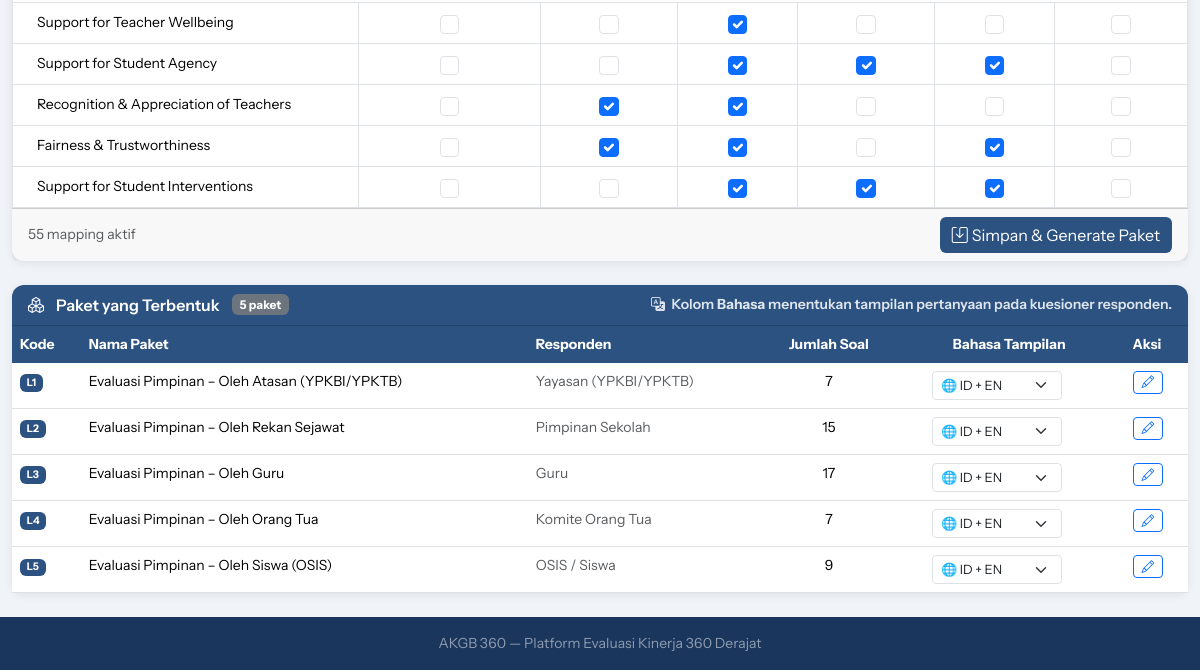
/demo/admin/matrix.php (signed in, lower part), run on an earlier commit of the app's database.
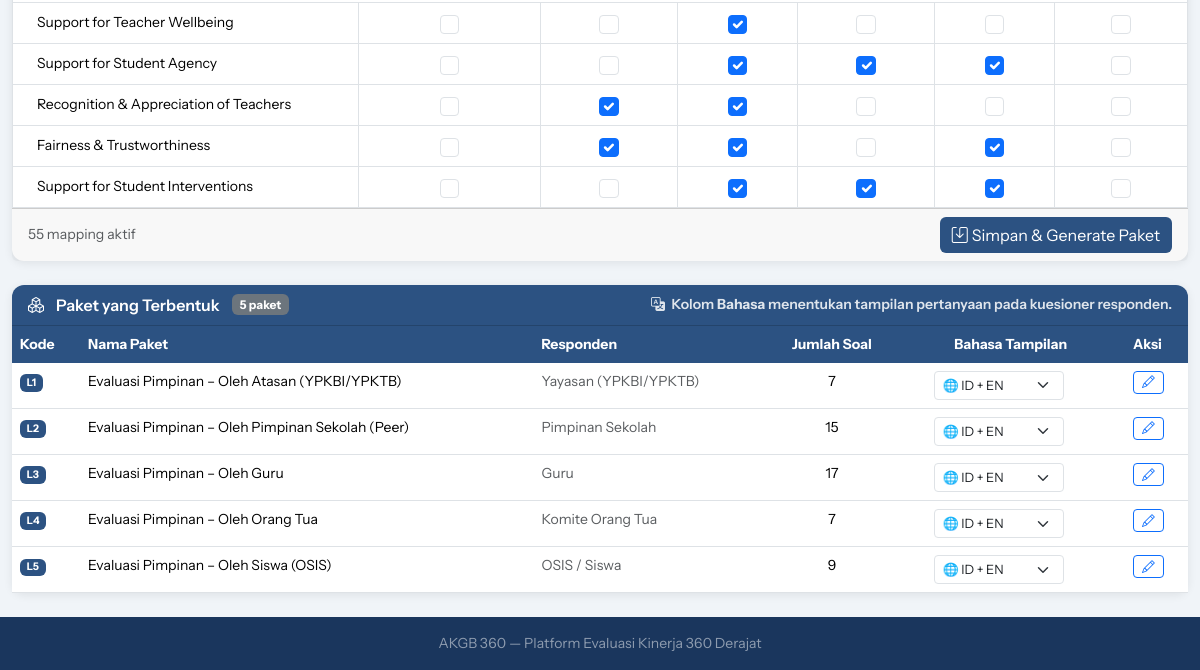
And on a later commit of the database.
### tables this page shows
CREATE TABLE `packages` (
  `id` int NOT NULL AUTO_INCREMENT,
  `code` varchar(20) NOT NULL,
  `name` varchar(200) NOT NULL,
  `eval_type_id` int NOT NULL,
  `period_id` int DEFAULT NULL COMMENT 'NULL = template global, ada nilai = terikat periode',
  `respondent_type` varchar(50) NOT NULL,
  `description` text,
  `is_self_reflection` tinyint(1) DEFAULT '0',
  `question_lang` enum('both','id','en') NOT NULL DEFAULT 'both',
  PRIMARY KEY (`id`),
  KEY `eval_type_id` (`eval_type_id`),
  KEY `period_id` (`period_id`),
  CONSTRAINT `packages_ibfk_1` FOREIGN KEY (`eval_type_id`) REFERENCES `eval_types` (`id`),
  CONSTRAINT `packages_ibfk_2` FOREIGN KEY (`period_id`) REFERENCES `eval_periods` (`id`) ON DELETE SET NULL
);

### public_html/demo/includes/db.php (called while the page is built, shortened)
<?php
class Database {
    private static ?PDO $instance = null;
    public static function getInstance(): PDO {
        if (self::$instance === null) {
            $dsn = "mysql:host=" . DB_HOST . ";dbname=" . DB_NAME . ";charset=" . DB_CHARSET;
            $options = [
                PDO::ATTR_ERRMODE            => PDO::ERRMODE_EXCEPTION,
                PDO::ATTR_DEFAULT_FETCH_MODE => PDO::FETCH_ASSOC,
                PDO::ATTR_EMULATE_PREPARES   => false,
            ];
            try {
                self::$instance = new PDO($dsn, DB_USER, DB_PASS, $options);
            } catch (PDOException $e) {
                die(json_encode(['error' => 'Database connection failed: ' . $e->getMessage()]));
            }
        }
        return self::$instance;
    }
    public static function query(string $sql, array $params = []): PDOStatement {
        $stmt = self::getInstance()->prepare($sql);
        $stmt->execute($params);
        return $stmt;
    }
    public static function fetchAll(string $sql, array $params = []): array {
        return self::query($sql, $params)->fetchAll();
    }
}

### public_html/demo/includes/functions.php (called while the page is built, shortened)
<?php
function h(string $s = ''): string {
    return htmlspecialchars($s, ENT_QUOTES, 'UTF-8');
}
function respondentLabel(string $type): string {
    return match($type) {
        'atasan'        => 'Yayasan (YPKBI/YPKTB)',
        'leader'        => 'Pimpinan Sekolah',
        'peer'          => 'Rekan Sejawat',
        'guru'          => 'Guru',
        'teacher'       => 'Rekan Sejawat (Guru)',
        'ortu'          => 'Komite Orang Tua',
        'siswa'         => 'OSIS / Siswa',
        'student_class' => 'Murid yang Diajar',
        'self'          => 'Refleksi Mandiri',
        default         => ucfirst($type),
    };
}

### public_html/demo/admin/matrix.php (the view, shortened to what the changed rows need)
<?php
require_once __DIR__ . '/../includes/db.php';
require_once __DIR__ . '/../includes/functions.php';
require_once __DIR__ . '/../includes/layout.php';
$tab = $_GET['tab'] ?? '';
$evalTypes = Database::fetchAll("SELECT * FROM eval_types ORDER BY id");
if (!$tab && !empty($evalTypes)) $tab = $evalTypes[0]['code'];
$currentEt = null;
foreach ($evalTypes as $et) {
    if ($et['code'] === $tab) { $currentEt = $et; break; }
}
$domains     = [];
if ($currentEt) {
    $rows = Database::fetchAll("
        SELECT s.id as s_id, s.name as s_name, s.order_num as s_order,
               d.id as d_id, d.name as d_name, d.code as d_code, d.order_num as d_order
        FROM standards s
        JOIN domains d ON s.domain_id = d.id
        WHERE d.eval_type_id = ?
        ORDER BY d.order_num, d.id, s.order_num, s.id
    ", [$currentEt['id']]);
    foreach ($rows as $r) {
        $did = $r['d_id'];
        if (!isset($domains[$did])) {
            $domains[$did] = ['name'=>$r['d_name'],'code'=>$r['d_code'],'standards'=>[]];
        }
        $domains[$did]['standards'][$r['s_id']] = $r['s_name'];
    }
}
$langOptions = [
    'both' => ['label' => 'ID + EN', 'icon' => '🌐'],
    'id'   => ['label' => 'Indonesia', 'icon' => '🇮🇩'],
    'en'   => ['label' => 'English',   'icon' => '🇬🇧'],
];
ob_start(); ?>
<?php if (!$currentEt || empty($domains)): ?>
<div class="card">
  <div class="card-body text-center py-5 text-muted">
    <i class="bi bi-grid display-4 mb-3 d-block"></i>
    <p>Belum ada standard untuk tipe ini.</p>
    <a href="<?= APP_URL ?>/admin/foundation.php?tab=standards" class="btn btn-navy">
      Tambah Standard →
    </a>
  </div>
</div>
<?php else: ?>
<?php
$existingPkgs = Database::fetchAll("
    SELECT p.*, COUNT(pq.id) as q_count
    FROM packages p
    LEFT JOIN package_questions pq ON pq.package_id = p.id
    WHERE p.eval_type_id = ? AND p.is_self_reflection = 0 AND p.period_id IS NULL
    GROUP BY p.id
    ORDER BY p.id
", [$currentEt['id']]);
?>
<?php if (!empty($existingPkgs)): ?>
<div class="card mt-4">
  <div class="card-body p-0">
    <table class="table table-hover mb-0 small">
      <thead>
        <tr>
          <th>Kode</th>
          <th>Nama Paket</th>
          <th>Responden</th>
          <th class="text-center">Jumlah Soal</th>
          <th class="text-center">Bahasa Tampilan</th>
          <th>Aksi</th>
        </tr>
      </thead>
      <tbody>
        <?php foreach ($existingPkgs as $pkg): ?>
        <?php $currentLang = $pkg['question_lang'] ?? 'both'; ?>
        <tr>
          <td><span class="badge badge-navy"><?= h($pkg['code']) ?></span></td>
          <td><?= h($pkg['name']) ?></td>
          <td class="text-muted"><?= h(respondentLabel($pkg['respondent_type'])) ?></td>
          <td class="text-center"><?= $pkg['q_count'] ?></td>
          <td class="text-center">
            <div class="d-flex align-items-center justify-content-center gap-2">
              <select class="form-select form-select-sm pkg-lang-select"
                      data-pkg-id="<?= $pkg['id'] ?>"
                      style="width:130px;font-size:.8rem">
                <?php foreach ($langOptions as $val => $opt): ?>
                <option value="<?= $val ?>" <?= $currentLang === $val ? 'selected' : '' ?>>
                  <?= $opt['icon'] ?> <?= $opt['label'] ?>
                </option>
                <?php endforeach; ?>
              </select>
            </div>
          </td>
          <td>
            <a href="<?= APP_URL ?>/admin/questions.php?tab=<?= urlencode($tab) ?>"
               class="btn btn-sm btn-outline-primary py-0 px-2"
               title="Edit pertanyaan">
              <i class="bi bi-pencil" style="font-size:.8rem"></i>
            </a>
          </td>
        </tr>
        <?php endforeach; ?>
      </tbody>
    </table>
  </div>
</div>
<?php endif; ?>
<?php endif; ?>

What changed in the data, as far as the page shows it:
changed packages "Pimpinan Sekolah": name "Evaluasi Pimpinan – Oleh Rekan Sejawat" → "Evaluasi Pimpinan – Oleh Pimpinan Sekolah (Peer)"
